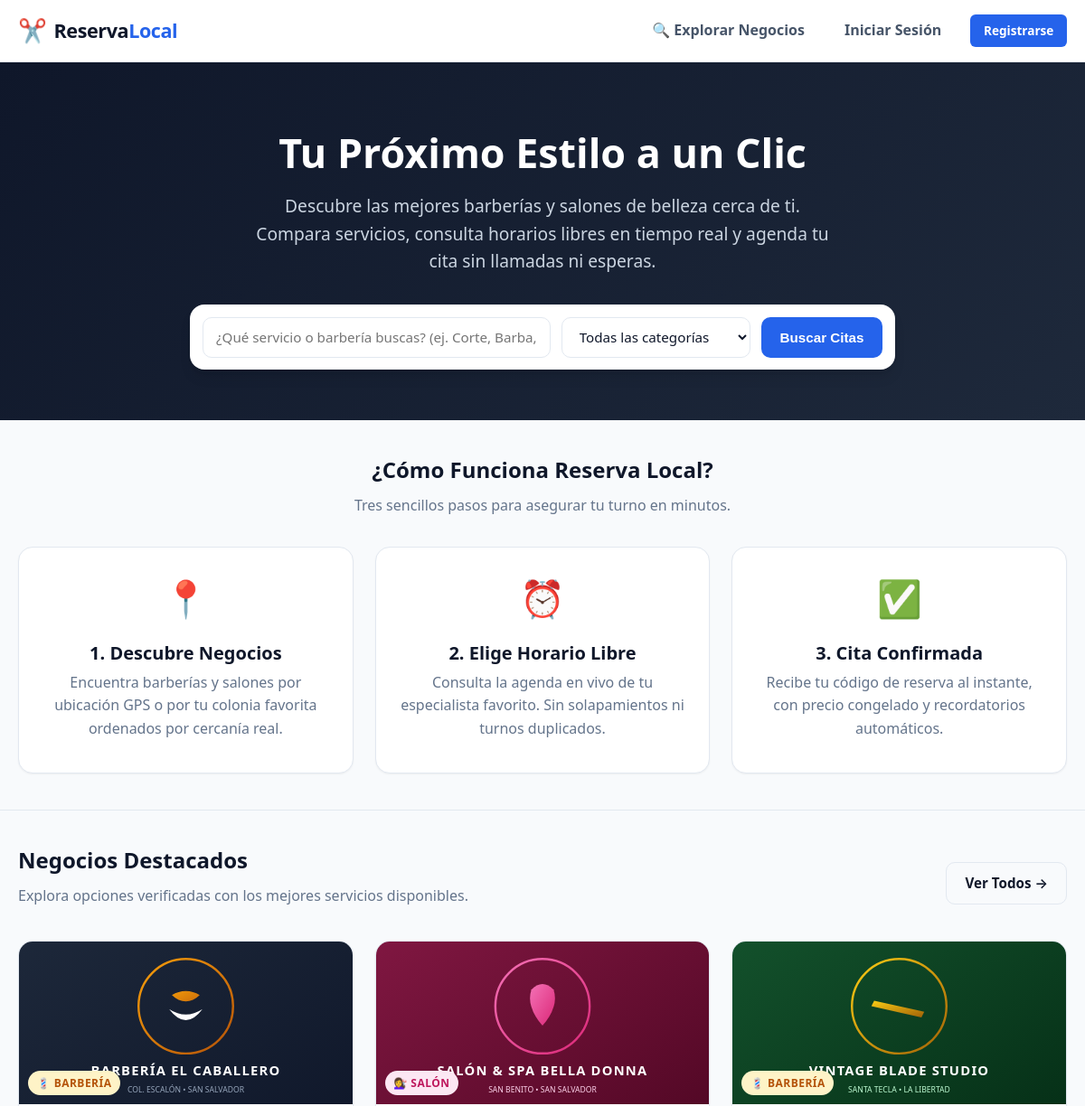
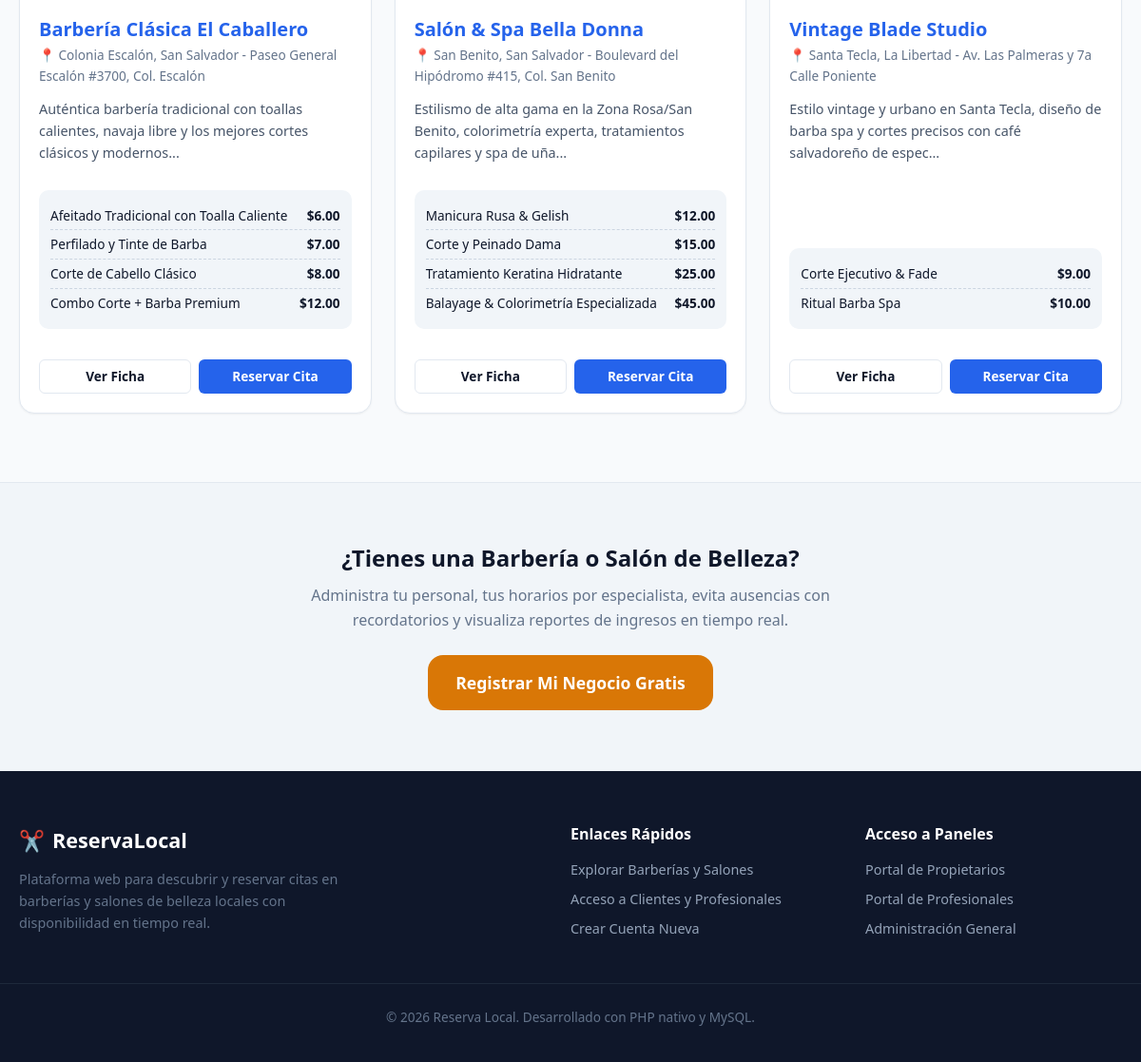
Screenshot of /public/ with the database file from the repository (2 pictures, top to bottom).
### tables this page shows
CREATE TABLE negocios (
    id INT AUTO_INCREMENT PRIMARY KEY,
    nombre VARCHAR(150) NOT NULL,
    categoria ENUM('barberia', 'salon') NOT NULL,
    descripcion TEXT NULL,
    direccion VARCHAR(255) NOT NULL,
    zona_municipio VARCHAR(100) NOT NULL,
    latitud DECIMAL(10, 7) NOT NULL,
    longitud DECIMAL(10, 7) NOT NULL,
    telefono VARCHAR(30) NULL,
    email VARCHAR(150) NULL,
    zona_horaria VARCHAR(50) NOT NULL DEFAULT 'America/El_Salvador',
    imagen_url VARCHAR(255) NULL,
    estado ENUM('activo', 'inactivo', 'pendiente') NOT NULL DEFAULT 'activo',
    creado_en TIMESTAMP DEFAULT CURRENT_TIMESTAMP,
    actualizado_en TIMESTAMP DEFAULT CURRENT_TIMESTAMP ON UPDATE CURRENT_TIMESTAMP,
    INDEX idx_negocios_cat (categoria),
    INDEX idx_negocios_estado (estado),
    INDEX idx_negocios_zona (zona_municipio),
    INDEX idx_negocios_coords (latitud, longitud)
);

CREATE TABLE servicios (
    id INT AUTO_INCREMENT PRIMARY KEY,
    negocio_id INT NOT NULL,
    nombre VARCHAR(120) NOT NULL,
    descripcion TEXT NULL,
    precio DECIMAL(10, 2) NOT NULL,
    duracion_minutos INT NOT NULL,
    estado ENUM('activo', 'inactivo') NOT NULL DEFAULT 'activo',
    creado_en TIMESTAMP DEFAULT CURRENT_TIMESTAMP,
    FOREIGN KEY (negocio_id) REFERENCES negocios(id) ON DELETE CASCADE,
    INDEX idx_servicios_negocio (negocio_id),
    INDEX idx_servicios_estado (estado)
);

### app/helpers/helpers.php (called while the page is built, shortened)
<?php
if (!function_exists('e')) {
    function e(?string $value): string {
        return htmlspecialchars($value ?? '', ENT_QUOTES, 'UTF-8');
    }
}
if (!function_exists('auth_user')) {
    function auth_user(): ?array {
        return $_SESSION['user'] ?? null;
    }
}
if (!function_exists('base_path_url')) {
    function base_path_url(): string {
        $script = $_SERVER['SCRIPT_NAME'] ?? '';
        if (strpos($script, '/reserva-local/public') !== false) {
            return '/reserva-local/public';
        }
        return '';
    }
}
if (!function_exists('url')) {
    function url(string $path = ''): string {
        $base = base_path_url();
        $path = '/' . ltrim($path, '/');
        if ($path === '/' && !empty($base)) {
            return $base . '/';
        }
        return $base . $path;
    }
}
if (!function_exists('asset')) {
    function asset(string $path): string {
        $path = ltrim($path, '/');
        return url('/' . $path);
    }
}
if (!function_exists('format_money')) {
    function format_money(float|int|string $amount): string {
        return '$' . number_format((float)$amount, 2, '.', ',');
    }
}

### app/models/Negocio.php (called while the page is built, shortened)
<?php
class Negocio {
    public static function buscar(array $filters = []): array {
        $pdo = Database::getConnection();
        $lat = isset($filters['lat']) && is_numeric($filters['lat']) ? (float)$filters['lat'] : null;
        $lng = isset($filters['lng']) && is_numeric($filters['lng']) ? (float)$filters['lng'] : null;
        $radioKm = isset($filters['radio']) && is_numeric($filters['radio']) ? (float)$filters['radio'] : 50.0;
        $categoria = !empty($filters['categoria']) ? trim($filters['categoria']) : null;
        $q = !empty($filters['q']) ? trim($filters['q']) : null;
        $servicio = !empty($filters['servicio']) ? trim($filters['servicio']) : null;
        $zona = !empty($filters['zona']) ? trim($filters['zona']) : null;
        $hasCoords = ($lat !== null && $lng !== null);
        $params = [];
        $select = "n.*";
        if ($hasCoords) {
            $select .= ", (6371 * ACOS(
                LEAST(1.0, GREATEST(-1.0,
                    COS(RADIANS(:lat1)) * COS(RADIANS(n.latitud)) * COS(RADIANS(n.longitud) - RADIANS(:lng))
                    + SIN(RADIANS(:lat2)) * SIN(RADIANS(n.latitud))
                ))
            )) AS distancia_km";
            $params[':lat1'] = $lat;
            $params[':lat2'] = $lat;
            $params[':lng'] = $lng;
        } else {
            $select .= ", NULL AS distancia_km";
        }
        $where = ["n.estado = 'activo'"];
        $sql = "SELECT $select FROM negocios n WHERE " . implode(' AND ', $where);
        if ($hasCoords && $radioKm > 0) {
            $sql .= " HAVING distancia_km <= :radio";
            $params[':radio'] = $radioKm;
            $sql .= " ORDER BY distancia_km ASC";
        } elseif ($hasCoords) {
            $sql .= " ORDER BY distancia_km ASC";
        } else {
            $sql .= " ORDER BY n.nombre ASC";
        }
        $stmt = $pdo->prepare($sql);
        $stmt->execute($params);
        $results = $stmt->fetchAll();
        $svcStmt = $pdo->prepare("
            SELECT id, nombre, precio, duracion_minutos
            FROM servicios
            WHERE negocio_id = ? AND estado = 'activo'
            ORDER BY precio ASC
            LIMIT 4
        ");
        foreach ($results as &$negocio) {
            $svcStmt->execute([$negocio['id']]);
            $negocio['servicios_destacados'] = $svcStmt->fetchAll();
        }
        return $results;
    }
}

### public/index.php (the view, shortened to what this page needs)
<?php
$negociosDestacados = Negocio::buscar(['radio' => 100]);
$negociosDestacados = array_slice($negociosDestacados, 0, 3);
require APP_ROOT . '/app/views/layouts/header.php';
?>
<section class="hero">
    <div class="container">
        <h1>Tu Próximo Estilo a un Clic</h1>
        <p>Descubre las mejores barberías y salones de belleza cerca de ti. Compara servicios, consulta horarios libres en tiempo real y agenda tu cita sin llamadas ni esperas.</p>
        <form action="<?= url('/explorar.php') ?>" method="GET" class="hero-search-box">
            <input type="text" name="q" class="form-control" placeholder="¿Qué servicio o barbería buscas? (ej. Corte, Barba, Balayage)" style="flex: 2; min-width: 200px;">
            <select name="categoria" class="form-control" style="flex: 1; min-width: 140px;">
                <option value="">Todas las categorías</option>
            </select>
            <button type="submit" class="btn btn-primary" style="flex: 0 0 auto;">Buscar Citas</button>
        </form>
    </div>
</section>
<section class="container py-5">
    <div class="text-center mb-5">
        <h2>¿Cómo Funciona Reserva Local?</h2>
        <p class="text-muted">Tres sencillos pasos para asegurar tu turno en minutos.</p>
    </div>
    <div class="grid grid-3">
        <div class="card text-center card-hover">
            <div class="card-body">
                <div style="font-size: 2.5rem; margin-bottom: 1rem;">📍</div>
                <h3>1. Descubre Negocios</h3>
                <p class="text-muted">Encuentra barberías y salones por ubicación GPS o por tu colonia favorita ordenados por cercanía real.</p>
            </div>
        </div>
        <div class="card text-center card-hover">
            <div class="card-body">
                <div style="font-size: 2.5rem; margin-bottom: 1rem;">⏰</div>
                <h3>2. Elige Horario Libre</h3>
                <p class="text-muted">Consulta la agenda en vivo de tu especialista favorito. Sin solapamientos ni turnos duplicados.</p>
            </div>
        </div>
        <div class="card text-center card-hover">
            <div class="card-body">
                <div style="font-size: 2.5rem; margin-bottom: 1rem;">✅</div>
                <h3>3. Cita Confirmada</h3>
                <p class="text-muted">Recibe tu código de reserva al instante, con precio congelado y recordatorios automáticos.</p>
            </div>
        </div>
    </div>
</section>
<section class="container py-5" style="border-top: 1px solid var(--border-color);">
    <div class="d-flex justify-between align-center mb-4">
        <div>
            <h2>Negocios Destacados</h2>
            <p class="text-muted">Explora opciones verificadas con los mejores servicios disponibles.</p>
        </div>
        <a href="<?= url('/explorar.php') ?>" class="btn btn-outline">Ver Todos &rarr;</a>
    </div>
    <div class="grid grid-3">
        <?php foreach ($negociosDestacados as $neg): ?>
            <div class="card business-card card-hover">
                <div class="business-img-wrapper">
                    <img src="<?= asset($neg['imagen_url'] ?: 'assets/img/barberia-caballero.svg') ?>" alt="<?= e($neg['nombre']) ?>">
                    <span class="badge badge-<?= e($neg['categoria']) ?>" style="position: absolute; bottom: 10px; left: 10px;">
                        <?= $neg['categoria'] === 'barberia' ? '💈 Barbería' : '💇‍♀️ Salón' ?>
                    </span>
                </div>
                <div class="business-body">
                    <h3 style="margin-bottom: 0.25rem;"><a href="<?= url('/negocio.php?id=' . $neg['id']) ?>"><?= e($neg['nombre']) ?></a></h3>
                    <p class="text-muted" style="font-size: 0.85rem; margin-bottom: 0.75rem;">📍 <?= e($neg['zona_municipio']) ?> - <?= e($neg['direccion']) ?></p>
                    <p style="font-size: 0.9rem; color: var(--text-secondary); flex: 1;"><?= e(substr($neg['descripcion'] ?? '', 0, 110)) ?>...</p>
                    <?php if (!empty($neg['servicios_destacados'])): ?>
                        <div class="business-services-list">
                            <?php foreach ($neg['servicios_destacados'] as $s): ?>
                                <div class="business-service-item">
                                    <span><?= e($s['nombre']) ?></span>
                                    <strong><?= format_money($s['precio']) ?></strong>
                                </div>
                            <?php endforeach; ?>
                        </div>
                    <?php endif; ?>
                    <div class="d-flex gap-2 mt-3">
                        <a href="<?= url('/negocio.php?id=' . $neg['id']) ?>" class="btn btn-outline btn-sm" style="flex:1;">Ver Ficha</a>
                        <a href="<?= url('/reservar.php?negocio_id=' . $neg['id']) ?>" class="btn btn-primary btn-sm" style="flex:1;">Reservar Cita</a>
                    </div>
                </div>
            </div>
        <?php endforeach; ?>
    </div>
</section>
<section style="background: var(--bg-subtle); padding: 4rem 0; margin-top: 2rem; border-top: 1px solid var(--border-color);">
    <div class="container text-center">
        <h2>¿Tienes una Barbería o Salón de Belleza?</h2>
        <p class="text-muted" style="max-width: 600px; margin: 0 auto 1.5rem;">Administra tu personal, tus horarios por especialista, evita ausencias con recordatorios y visualiza reportes de ingresos en tiempo real.</p>
        <a href="<?= url('/registro.php?tipo=propietario') ?>" class="btn btn-accent btn-lg">Registrar Mi Negocio Gratis</a>
    </div>
</section>
<?php require APP_ROOT . '/app/views/layouts/footer.php'; ?>

### app/views/layouts/header.php (shortened to what this page needs)
<?php
$authUser = auth_user();
$roles = user_roles();
$currentUrl = $_SERVER['REQUEST_URI'] ?? '';
?>
<!DOCTYPE html>
<html lang="es">
<head>
    <link rel="stylesheet" href="<?= asset('assets/css/app.css') ?>">
</head>
<body>
    <header class="navbar">
        <div class="container navbar-container">
            <a href="<?= url('/') ?>" class="brand-logo">
                <span class="logo-icon">✂️</span>
                <span class="logo-text">Reserva<span class="logo-highlight">Local</span></span>
            </a>
            <nav class="nav-menu" id="navMenu">
                <ul class="nav-list">
                    <li><a href="<?= url('/explorar.php') ?>" class="nav-link <?= strpos($currentUrl, 'explorar') !== false ? 'active' : '' ?>">🔍 Explorar Negocios</a></li>
                    <?php if ($authUser): ?>
                        <li><a href="<?= url('/mis-citas.php') ?>" class="nav-link <?= strpos($currentUrl, 'mis-citas') !== false ? 'active' : '' ?>">📅 Mis Citas</a></li>
                        <?php if (in_array('propietario', $roles, true)): ?>
                            <li><a href="<?= url('/propietario/') ?>" class="nav-link nav-badge-panel">🏢 Mi Negocio</a></li>
                        <?php endif; ?>
                        <?php if (in_array('profesional', $roles, true)): ?>
                            <li><a href="<?= url('/profesional/') ?>" class="nav-link nav-badge-panel">📋 Mi Agenda</a></li>
                        <?php endif; ?>
                        <?php if (in_array('administrador', $roles, true)): ?>
                            <li><a href="<?= url('/administrador/') ?>" class="nav-link nav-badge-admin">⚙️ Admin</a></li>
                        <?php endif; ?>
                        <li class="nav-user-dropdown">
                            <a href="<?= url('/perfil.php') ?>" class="nav-link nav-user">
                                <span class="user-avatar"><?= strtoupper(substr($authUser['nombre'], 0, 1)) ?></span>
                                <span class="user-name"><?= e($authUser['nombre']) ?></span>
                            </a>
                            <a href="<?= url('/logout.php') ?>" class="btn-logout" title="Cerrar sesión">Salir</a>
                        </li>
                    <?php else: ?>
                        <li><a href="<?= url('/login.php') ?>" class="nav-link">Iniciar Sesión</a></li>
                        <li><a href="<?= url('/registro.php') ?>" class="btn btn-primary btn-sm">Registrarse</a></li>
                    <?php endif; ?>
                </ul>
            </nav>
        </div>
    </header>
    <main class="main-content">

### app/views/layouts/footer.php (shortened to what this page needs)
    </main>
    <footer class="footer">
        <div class="container footer-content">
            <div class="footer-info">
                <div class="footer-logo">
                    <span class="logo-icon">✂️</span>
                    <span class="logo-text">Reserva<span class="logo-highlight">Local</span></span>
                </div>
                <p class="footer-tagline">Plataforma web para descubrir y reservar citas en barberías y salones de belleza locales con disponibilidad en tiempo real.</p>
            </div>
            <div class="footer-links">
                <h4>Enlaces Rápidos</h4>
                <ul>
                    <li><a href="<?= url('/explorar.php') ?>">Explorar Barberías y Salones</a></li>
                    <li><a href="<?= url('/login.php') ?>">Acceso a Clientes y Profesionales</a></li>
                    <li><a href="<?= url('/registro.php') ?>">Crear Cuenta Nueva</a></li>
                </ul>
            </div>
            <div class="footer-roles">
                <h4>Acceso a Paneles</h4>
                <ul>
                    <li><a href="<?= url('/propietario/') ?>">Portal de Propietarios</a></li>
                    <li><a href="<?= url('/profesional/') ?>">Portal de Profesionales</a></li>
                    <li><a href="<?= url('/administrador/') ?>">Administración General</a></li>
                </ul>
            </div>
        </div>
        <div class="footer-bottom">
            <div class="container">
                <p>&copy; <?= date('Y') ?> Reserva Local. Desarrollado con PHP nativo y MySQL.</p>
            </div>
        </div>
    </footer>
</body>
</html>

### rows the page displays
negocios: imagen_url (picture), categoria "💈 BARBERÍA", nombre "Barbería Clásica El Caballero", zona_municipio "Colonia Escalón, San Salvador", direccion "Paseo General Escalón #3700, Col. Escalón", descripcion "Auténtica barbería tradicional con toallas calientes, navaja libre y los mejores cortes clásicos y modernos"
servicios: nombre "Afeitado Tradicional con Toalla Caliente", precio "$6.00"
servicios: nombre "Perfilado y Tinte de Barba", precio "$7.00"
servicios: nombre "Corte de Cabello Clásico", precio "$8.00"
servicios: nombre "Combo Corte + Barba Premium", precio "$12.00"
negocios: imagen_url (picture), categoria "💇‍♀️ SALÓN", nombre "Salón & Spa Bella Donna", zona_municipio "San Benito, San Salvador", direccion "Boulevard del Hipódromo #415, Col. San Benito", descripcion "Estilismo de alta gama en la Zona Rosa/San Benito, colorimetría experta, tratamientos capilares y spa de uña"
servicios: nombre "Manicura Rusa & Gelish", precio "$12.00"
servicios: nombre "Corte y Peinado Dama", precio "$15.00"
servicios: nombre "Tratamiento Keratina Hidratante", precio "$25.00"
servicios: nombre "Balayage & Colorimetría Especializada", precio "$45.00"
negocios: imagen_url (picture), categoria "💈 BARBERÍA", nombre "Vintage Blade Studio", zona_municipio "Santa Tecla, La Libertad", direccion "Av. Las Palmeras y 7a Calle Poniente", descripcion "Estilo vintage y urbano en Santa Tecla, diseño de barba spa y cortes precisos con café salvadoreño de espec"
servicios: nombre "Corte Ejecutivo & Fade", precio "$9.00"
servicios: nombre "Ritual Barba Spa", precio "$10.00"
